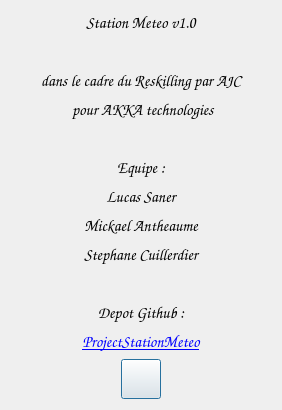
<?xml version="1.0" encoding="UTF-8"?>
<ui version="4.0">
 <class>AboutDialog</class>
 <widget class="QDialog" name="AboutDialog">
  <property name="geometry">
   <rect>
    <x>0</x>
    <y>0</y>
    <width>282</width>
    <height>410</height>
   </rect>
  </property>
  <property name="sizePolicy">
   <sizepolicy hsizetype="Fixed" vsizetype="Fixed">
    <horstretch>0</horstretch>
    <verstretch>0</verstretch>
   </sizepolicy>
  </property>
  <property name="minimumSize">
   <size>
    <width>282</width>
    <height>410</height>
   </size>
  </property>
  <property name="maximumSize">
   <size>
    <width>282</width>
    <height>410</height>
   </size>
  </property>
  <property name="windowTitle">
   <string>Dialog</string>
  </property>
  <layout class="QVBoxLayout" name="verticalLayout_2">
   <item>
    <layout class="QVBoxLayout" name="verticalLayout">
     <item>
      <widget class="QLabel" name="label_6">
       <property name="font">
        <font>
         <family>Comic Sans MS</family>
         <pointsize>12</pointsize>
        </font>
       </property>
       <property name="text">
        <string>Station Meteo v1.0</string>
       </property>
       <property name="alignment">
        <set>Qt::AlignCenter</set>
       </property>
      </widget>
     </item>
     <item>
      <widget class="QLabel" name="label_9">
       <property name="font">
        <font>
         <family>Comic Sans MS</family>
         <pointsize>12</pointsize>
        </font>
       </property>
       <property name="text">
        <string/>
       </property>
       <property name="alignment">
        <set>Qt::AlignCenter</set>
       </property>
      </widget>
     </item>
     <item>
      <widget class="QLabel" name="label_7">
       <property name="font">
        <font>
         <family>Comic Sans MS</family>
         <pointsize>12</pointsize>
        </font>
       </property>
       <property name="text">
        <string>dans le cadre du Reskilling par AJC</string>
       </property>
       <property name="alignment">
        <set>Qt::AlignCenter</set>
       </property>
      </widget>
     </item>
     <item>
      <widget class="QLabel" name="label_10">
       <property name="font">
        <font>
         <family>Comic Sans MS</family>
         <pointsize>12</pointsize>
        </font>
       </property>
       <property name="text">
        <string> pour AKKA technologies</string>
       </property>
       <property name="alignment">
        <set>Qt::AlignCenter</set>
       </property>
      </widget>
     </item>
     <item>
      <widget class="QLabel" name="label_11">
       <property name="font">
        <font>
         <family>Comic Sans MS</family>
         <pointsize>12</pointsize>
        </font>
       </property>
       <property name="text">
        <string/>
       </property>
       <property name="alignment">
        <set>Qt::AlignCenter</set>
       </property>
      </widget>
     </item>
     <item>
      <widget class="QLabel" name="label_5">
       <property name="font">
        <font>
         <family>Comic Sans MS</family>
         <pointsize>12</pointsize>
        </font>
       </property>
       <property name="text">
        <string>Equipe :</string>
       </property>
       <property name="alignment">
        <set>Qt::AlignCenter</set>
       </property>
      </widget>
     </item>
     <item>
      <widget class="QLabel" name="label_3">
       <property name="font">
        <font>
         <family>Comic Sans MS</family>
         <pointsize>12</pointsize>
        </font>
       </property>
       <property name="text">
        <string>Lucas Saner</string>
       </property>
       <property name="alignment">
        <set>Qt::AlignCenter</set>
       </property>
      </widget>
     </item>
     <item>
      <widget class="QLabel" name="label">
       <property name="font">
        <font>
         <family>Comic Sans MS</family>
         <pointsize>12</pointsize>
        </font>
       </property>
       <property name="text">
        <string>Mickael Antheaume</string>
       </property>
       <property name="alignment">
        <set>Qt::AlignCenter</set>
       </property>
      </widget>
     </item>
     <item>
      <widget class="QLabel" name="label_2">
       <property name="font">
        <font>
         <family>Comic Sans MS</family>
         <pointsize>12</pointsize>
        </font>
       </property>
       <property name="text">
        <string>Stephane Cuillerdier</string>
       </property>
       <property name="alignment">
        <set>Qt::AlignCenter</set>
       </property>
      </widget>
     </item>
     <item>
      <widget class="QLabel" name="label_4">
       <property name="font">
        <font>
         <family>Comic Sans MS</family>
         <pointsize>12</pointsize>
        </font>
       </property>
       <property name="text">
        <string/>
       </property>
       <property name="alignment">
        <set>Qt::AlignCenter</set>
       </property>
       <property name="openExternalLinks">
        <bool>true</bool>
       </property>
      </widget>
     </item>
     <item>
      <widget class="QLabel" name="label_12">
       <property name="font">
        <font>
         <family>Comic Sans MS</family>
         <pointsize>12</pointsize>
        </font>
       </property>
       <property name="text">
        <string>Depot Github :</string>
       </property>
       <property name="alignment">
        <set>Qt::AlignCenter</set>
       </property>
      </widget>
     </item>
     <item>
      <widget class="QLabel" name="label_8">
       <property name="font">
        <font>
         <family>Comic Sans MS</family>
         <pointsize>12</pointsize>
        </font>
       </property>
       <property name="text">
        <string>&lt;a href=&quot;https://github.com/aiekick/ProjectStationMeteo&quot;&gt;ProjectStationMeteo&lt;/a&gt;</string>
       </property>
       <property name="textFormat">
        <enum>Qt::AutoText</enum>
       </property>
       <property name="alignment">
        <set>Qt::AlignCenter</set>
       </property>
       <property name="openExternalLinks">
        <bool>true</bool>
       </property>
       <property name="textInteractionFlags">
        <set>Qt::LinksAccessibleByMouse|Qt::TextSelectableByMouse</set>
       </property>
      </widget>
     </item>
    </layout>
   </item>
   <item>
    <layout class="QHBoxLayout" name="horizontalLayout">
     <item>
      <spacer name="horizontalSpacer">
       <property name="orientation">
        <enum>Qt::Horizontal</enum>
       </property>
       <property name="sizeHint" stdset="0">
        <size>
         <width>40</width>
         <height>20</height>
        </size>
       </property>
      </spacer>
     </item>
     <item>
      <widget class="QPushButton" name="closeBtn">
       <property name="minimumSize">
        <size>
         <width>40</width>
         <height>40</height>
        </size>
       </property>
       <property name="text">
        <string/>
       </property>
       <property name="icon">
        <iconset resource="res.qrc">
         <normaloff>:/new/Default/icons/Accept.png</normaloff>:/new/Default/icons/Accept.png</iconset>
       </property>
       <property name="iconSize">
        <size>
         <width>32</width>
         <height>32</height>
        </size>
       </property>
      </widget>
     </item>
     <item>
      <spacer name="horizontalSpacer_2">
       <property name="orientation">
        <enum>Qt::Horizontal</enum>
       </property>
       <property name="sizeHint" stdset="0">
        <size>
         <width>40</width>
         <height>20</height>
        </size>
       </property>
      </spacer>
     </item>
    </layout>
   </item>
  </layout>
 </widget>
 <resources>
  <include location="res.qrc"/>
 </resources>
 <connections/>
</ui>
